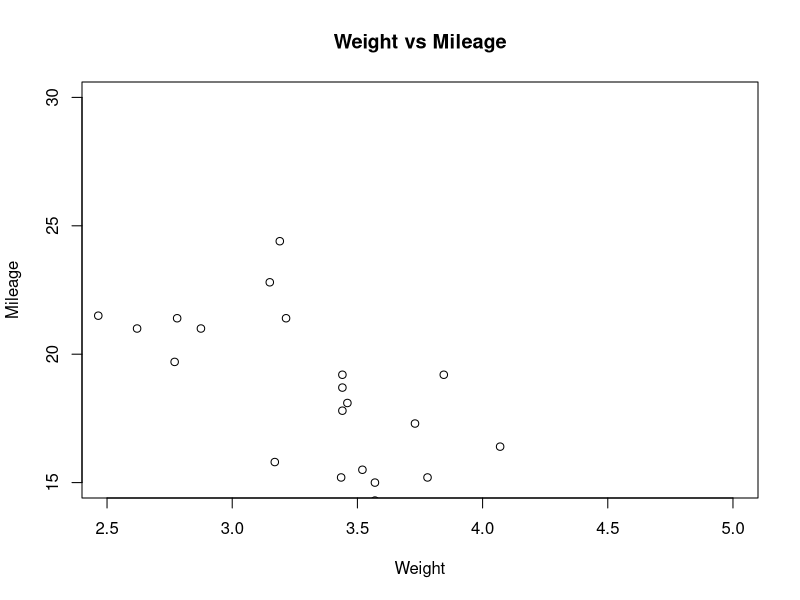
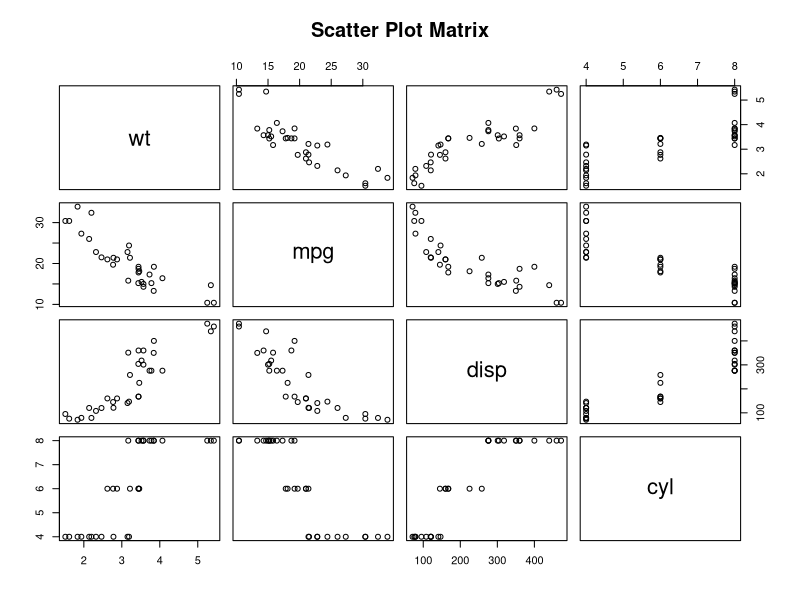

Source code (R) for these figures, in order:
input <- mtcars[,c("wt","mpg")]

png(file="scatterplot.png")

plot(x=input$wt, y=input$mpg,
	xlab="Weight",
	ylab="Mileage",
	main="Weight vs Mileage",
	xlim=c(2.5,5),
	ylim=c(15,30)
)

dev.off()

png(file="Scatter_Plot_Matrix.jpeg")

pairs(~wt+mpg+disp+cyl, data=mtcars, main = "Scatter Plot Matrix")

dev.off()